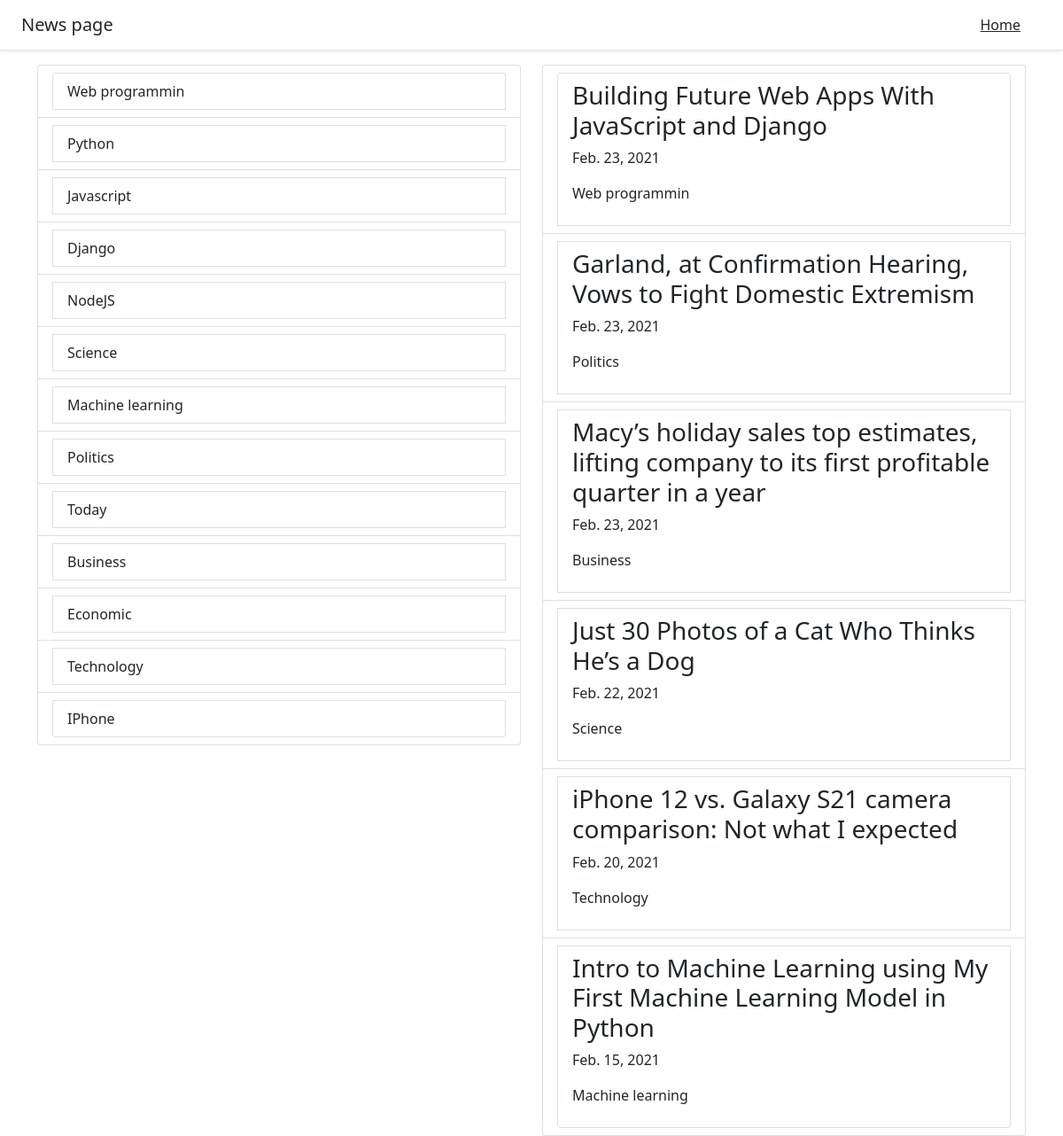
The page / on the database its author committed.
### news/models.py (models this page shows, shortened)
class Categories(models.Model):
    name = models.CharField(max_length=30, db_index=True)
    class Meta:
        verbose_name_plural = "Categories"
    def __str__(self):
        return self.name

class News(models.Model):
    pub_date = models.DateField(default=datetime.now, blank=True)
    title = models.CharField(max_length=120, verbose_name="News title", db_index=True)
    text = HTMLField()
    categories = models.ForeignKey(Categories,
                                   on_delete=models.CASCADE,
                                   verbose_name="News categories")
    sub_categories = models.ManyToManyField(Categories,
                                            verbose_name="List for sub categories",
                                            related_name='provider')
    class Meta:
        verbose_name_plural = "News"

### news/views.py (the view)
# urls.py: path('', views.news_page, name='index'),
def news_page(request):
    news_list = News.objects.order_by('-pub_date')[:10]
    categories_list = Categories.objects.all()
    template = loader.get_template('news/index.html')
    context = {
        'news_list': news_list,
        'categories_list': categories_list
    }
    return HttpResponse(template.render(context, request))

### news/templates/news/index.html (shortened to what this page needs)
<!doctype html>
<html lang="en">
<head>
    <link href="https://cdn.jsdelivr.net/npm/bootstrap@5.0.0-beta2/dist/css/bootstrap.min.css" rel="stylesheet"
>
</head>
<body>
<header class="d-flex flex-column flex-md-row align-items-center p-3 px-md-4 mb-3 bg-body border-bottom shadow-sm">
    <p class="h5 my-0 me-md-auto fw-normal">News page</p>
    <nav class="my-2 my-md-0 me-md-3">
        <a class="p-2 text-dark" href="/">Home</a>
    </nav>
</header>
<div class="container">
    <div class="row">
        <div class="col">
            {% if categories_list %}
            <ul class="list-group">
                {% for categories in categories_list %}
                <li class="list-group-item"><a href="/categories/{{ categories.name }}/"
                                               class="list-group-item list-group-item-action">{{categories.name}}</a>
                </li>
                {% endfor %}
            </ul>
            {% else %}
            <p>No category yet</p>
            {% endif %}
        </div>
        <div class="col-6">
            {% if news_list %}
            <ul class="list-group">
                {% for news in news_list %}
                <li class="list-group-item">
                    <a class="list-group-item list-group-item-action" href="/{{ news.pk }}/">
                        <h3>{{ news.title }}</h3>
                        <p> {{ news.pub_date }}</p>
                        <p>{{ news.categories }}</p>
                    </a>
                </li>
                {% endfor %}
            </ul>
            {% else %}
            <p>No news yet</p>
            {% endif %}
        </div>
    </div>
</div>
</body>
</html>

### rows shown on the page
Categories: name "Web programmin"
Categories: name "Python"
Categories: name "Javascript"
Categories: name "Django"
Categories: name "NodeJS"
Categories: name "Science"
Categories: name "Machine learning"
Categories: name "Politics"
Categories: name "Today"
Categories: name "Business"
Categories: name "Economic"
Categories: name "Technology"
Categories: name "IPhone"
News: title "Building Future Web Apps With JavaScript and Django", pub_date "Feb. 23, 2021", categories "Web programmin"
News: title "Garland, at Confirmation Hearing, Vows to Fight Domestic Extremism", pub_date "Feb. 23, 2021", categories "Politics"
News: title "Macy’s holiday sales top estimates, lifting company to its first profitable quarter in a year", pub_date "Feb. 23, 2021", categories "Business"
News: title "Just 30 Photos of a Cat Who Thinks He’s a Dog", pub_date "Feb. 22, 2021", categories "Science"
News: title "iPhone 12 vs. Galaxy S21 camera comparison: Not what I expected", pub_date "Feb. 20, 2021", categories "Technology"
News: title "Intro to Machine Learning using My First Machine Learning Model in Python", pub_date "Feb. 15, 2021", categories "Machine learning"
